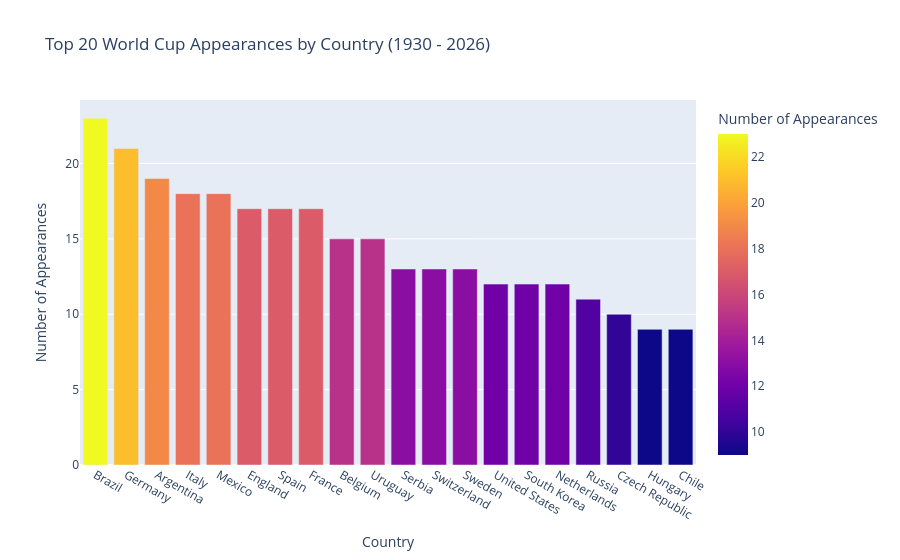

Notebook source saved alongside this figure:
### Code cell
# create a dataframe of all teams that have participated in the FIFA World Cup, along with the year of participation
teams = pd.concat([
    results_clean_df[world_cup_mask][['year', 'home_team']].rename(columns={'home_team': 'team'}),
    results_clean_df[world_cup_mask][['year', 'away_team']].rename(columns={'away_team': 'team'})
])

# print(teams.head())

# create a dataframe of the number of appearances for each team in the FIFA World Cup
world_cup_appearances = (
    teams.groupby('team')['year']
         .nunique()
         .reset_index(name='appearances')
         .sort_values(by='appearances', ascending=False)
         .reset_index(drop=True)
)

# print(teams['year'].max())

world_cup_appearances_plot = px.bar(world_cup_appearances.head(20), x='team', y='appearances', title='Top 20 World Cup Appearances by Country (1930 - 2026)', labels={'team': 'Country', 'appearances': 'Number of Appearances'}, color='appearances')

# print("Total World Cup Teams:", teams['team'].nunique())

# print(world_cup_appearances.sort_values(by='team').to_string())
# print("West Germany appearances:",world_cup_appearances[world_cup_appearances['team'] == 'West Germany']['appearances'].count())

world_cup_appearances_plot.show(config=config)
world_cup_appearances_plot.write_html(f"{FINAL_PLOT_DIR}/world_cup_appearances.html")
# Wikipedia says 84, but could be because they have combined some country names despite historical changes in circumstances. e.g. Germany instead of West Germany

### Figure 1 — Plotly figure (JSON) as saved in the notebook; plotly's stock layout.template omitted (floating-point values rounded to 4 significant figures)
{"data": [{"hovertemplate": "Country=%{x}<br>Number of Appearances=%{marker.color}<extra></extra>", "legendgroup": "", "marker": {"color": [23, 21, 19, 18, 18, 17, 17, 17, 15, 15, 13, 13, 13, 12, 12, 12, 11, 10, 9, 9], "coloraxis": "coloraxis", "pattern": {"shape": ""}}, "name": "", "orientation": "v", "showlegend": false, "textposition": "auto", "type": "bar", "x": ["Brazil", "Germany", "Argentina", "Italy", "Mexico", "England", "Spain", "France", "Belgium", "Uruguay", "Serbia", "Switzerland", "Sweden", "United States", "South Korea", "Netherlands", "Russia", "Czech Republic", "Hungary", "Chile"], "xaxis": "x", "y": [23, 21, 19, 18, 18, 17, 17, 17, 15, 15, 13, 13, 13, 12, 12, 12, 11, 10, 9, 9], "yaxis": "y"}], "layout": {"barmode": "relative", "coloraxis": {"colorbar": {"title": {"text": "Number of Appearances"}}, "colorscale": [[0, "#0d0887"], [0.1111, "#46039f"], [0.2222, "#7201a8"], [0.3333, "#9c179e"], [0.4444, "#bd3786"], [0.5556, "#d8576b"], [0.6667, "#ed7953"], [0.7778, "#fb9f3a"], [0.8889, "#fdca26"], [1, "#f0f921"]]}, "legend": {"tracegroupgap": 0}, "title": {"text": "Top 20 World Cup Appearances by Country (1930 - 2026)"}, "xaxis": {"anchor": "y", "domain": [0, 1], "title": {"text": "Country"}}, "yaxis": {"anchor": "x", "domain": [0, 1], "title": {"text": "Number of Appearances"}}}}
